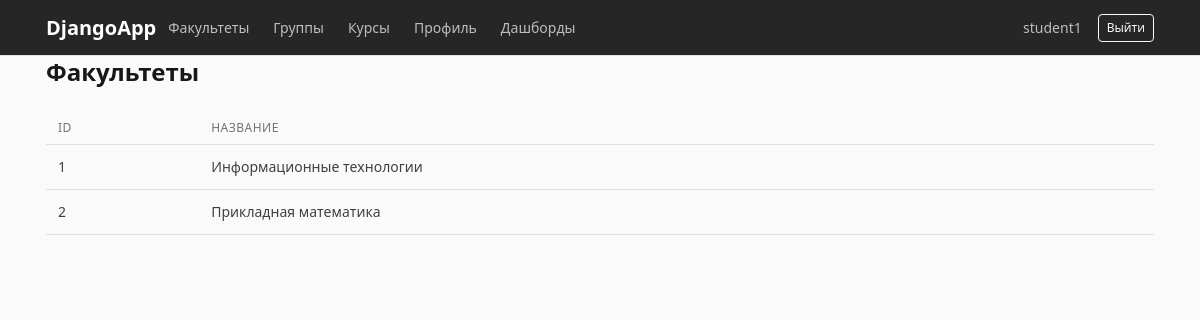
The page /departments/ (signed in) on the database as committed earlier.
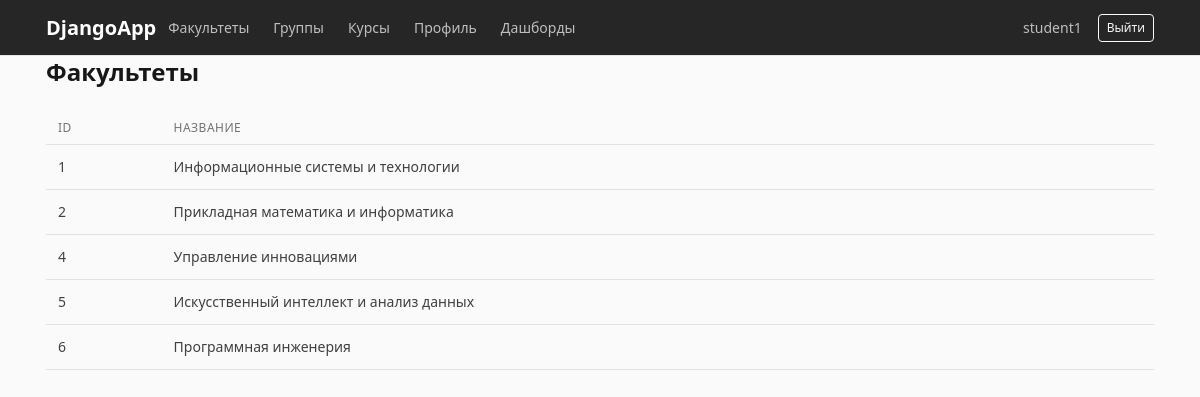
The same page on the database as committed later.
### accounts/models.py (models this page shows, shortened)
class Department(models.Model):
    name = models.CharField(max_length=200)

### accounts/views.py (the view)
@login_required
def department_list(request):
    departments = Department.objects.all()
    return render(
        request,
        'department_list.html',
        {
            'departments': departments,
            'is_methodist': is_methodist(
                request.user
            ),
        }
    )

### accounts/views.py (called while the page is built)
def is_methodist(user):
    return user.groups.filter(
        name='Методист'
    ).exists()

### templates/department_list.html (shortened to what this page needs)
{% extends 'base.html' %}
{% block content %}
<div class="d-flex justify-content-between mb-3">
    <h1>Факультеты</h1>
</div>
<table class="table table-striped">
    <thead>
        <tr>
            <th>ID</th>
            <th>Название</th>
        </tr>
    </thead>
    <tbody>
        {% for department in departments %}
        <tr>
            <td>
                {{ department.id }}
            </td>
            <td>
                {{ department.name }}
            </td>
        </tr>
        {% endfor %}
    </tbody>
</table>
{% endblock %}

Rows that differ between the two databases and show on the page:
changed Department id 1: name "Информационные технологии" → "Информационные системы и технологии"
changed Department id 2: name "Прикладная математика" → "Прикладная математика и информатика"
added Department: id "4", name "Управление инновациями"
added Department: id "5", name "Искусственный интеллект и анализ данных"
added Department: id "6", name "Программная инженерия"
